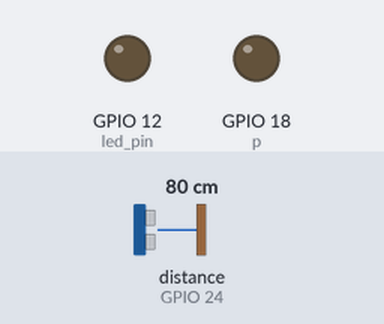
Recording of a program running on a simulated Raspberry Pi (BCM pin numbers). Parts: output pins drawn as LEDs (lit = HIGH). The inputs (shaded band) are chosen by the test bench; at power-on: distance to the obstacle (sensor on GPIO 24) 80 cm. The echo pulse lasts 58.3 µs per cm; the clock reads 2024-03-15 10:24:30 at power-on unless the program sets it; pins used as bus, display or sensor lines are not drawn; what the program prints to the terminal is not drawn.

Above: at 3.2 s.
3.3 s: distance to the obstacle (sensor on GPIO 24) set to 32 cm
5.2 s: distance to the obstacle (sensor on GPIO 24) set to 26 cm
At 6.8 s:
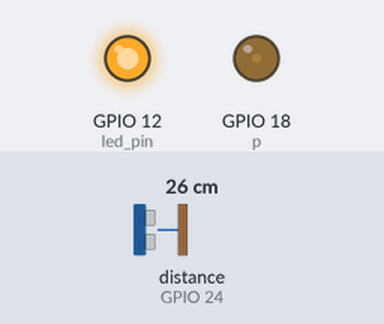
7.1 s: distance to the obstacle (sensor on GPIO 24) set to 35 cm
At 8.8 s:
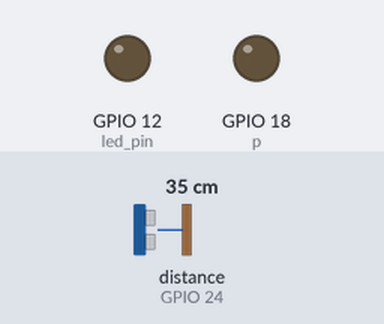
9.1 s: distance to the obstacle (sensor on GPIO 24) set to 2 cm
At 10.7 s:
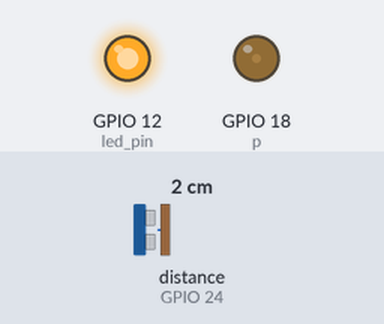
Timing chart, 0 to 12.1 s (numbered marks = the images above; inputs shaded):
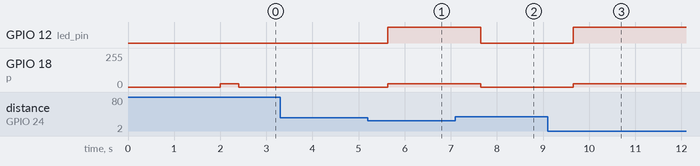

Measured:
- the behaviour switches between 30 and 29 cm on distance to the obstacle (sensor on GPIO 24) (found by bisection; images 0 and 1)
- after the input at 3.3 s, every drawn part: stays the same
- after the input at 5.2 s, GPIO 12 (led_pin): LOW → HIGH after 0.43 s; GPIO 18 (p): 0/255 → 26/255 after 0.43 s
- after the input at 7.1 s, GPIO 12 (led_pin): HIGH → LOW after 0.54 s; GPIO 18 (p): 26/255 → 0/255 after 0.54 s
- after the input at 9.1 s, GPIO 12 (led_pin): LOW → HIGH after 0.55 s; GPIO 18 (p): 0/255 → 26/255 after 0.55 s

The program:

ex04.py
```python
#-*-coding:utf-8-*-

# 필요한 라이브러리를 불러옵니다.
import RPi.GPIO as GPIO
import time

GPIO.setmode(GPIO.BCM)
GPIO.setwarnings(False)

#센서에 연결한 Trig와 Echo 핀의 핀 번호 설정
TRIG = 23
ECHO = 24
print("Distance measurement in progress")

# GPIO 18번 핀을 출력으로 설정
GPIO.setup(18, GPIO.OUT)

# PWM 인스턴스 p를 만들고  GPIO 18번을 PWM 핀으로 설정, 주파수  = 100Hz
p = GPIO.PWM(18, 100)

# 사용할 GPIO핀의 번호를 선정합니다.(BCM 모드)
led_pin = 12     #GPIO12

# LED 핀의 IN/OUT 설정
GPIO.setup(led_pin, GPIO.OUT)

#Trig와 Echo 핀의 출력/입력 설정
GPIO.setup(TRIG,GPIO.OUT)
GPIO.setup(ECHO,GPIO.IN)

#Trig핀의 신호를 0으로 출력
GPIO.output(TRIG, False)
print("Waiting for sensor to settle")
time.sleep(2)

p.start(10)  # PWM 시작 , 듀티사이클 10 (충분)

try:
    while True:
        GPIO.output(TRIG, True)   # Triger 핀에  펄스신호를 만들기 위해 1 출력
        time.sleep(0.00001)       # 10µs 딜레이
        GPIO.output(TRIG, False)

        while GPIO.input(ECHO)==0:
            start = time.time()	 # Echo 핀 상승 시간
        while GPIO.input(ECHO)==1:
            stop = time.time()	 # Echo 핀 하강 시간

        check_time = stop - start
        distance = check_time * 34300 / 2
        time.sleep(0.4)	# 0.4초 간격으로 센서 측정

        if distance <= 30:
            p.start(10)  # PWM 시작 , 듀티사이클 10 (충분)
            GPIO.output(led_pin,1)    # LED ON
            p.ChangeFrequency(262)

        else:
            GPIO.output(led_pin,0)    # GPIO 설정 초기화
            p.stop()

except KeyboardInterrupt:
    print("Measurement stopped by User")
    GPIO.cleanup()
```
